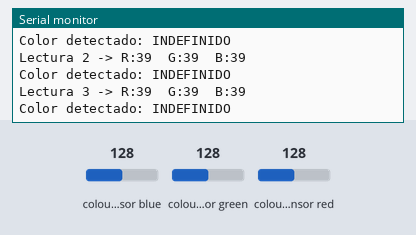
Bench run of a sketch on a simulated Arduino Mega 2560, built with avr-gcc and run on an emulated ATmega2560. Shown: the last lines printed to the serial monitor. Wiring (inferred from the names in the program): TCS3200 colour sensor: output pin 34; S2 pin 32; S3 pin 33; S0 pin 30; S1 pin 31. The test bench sets the inputs (shaded band); at power-on: colour sensor blue 128, colour sensor green 128, colour sensor red 128.

Above: at 1.2 s.
1.3 s: colour sensor blue set to 191
At 1.88 s:
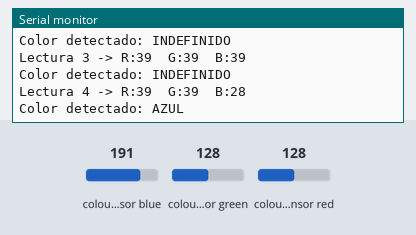
At 3.3 s:
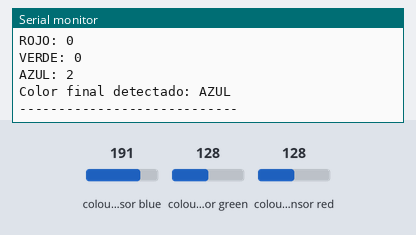
Timing chart, 0 to 4.8 s (numbered marks = the images above; inputs shaded):
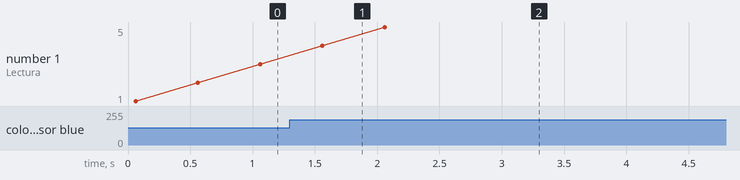

Measured:
- after the input at 1.3 s, the serial monitor: prints a new line after 0.26 s (image 1)

The sketch:

Sensor_color.ino
```cpp
// --- Pines asignados para Arduino Mega ---
#define S0 30
#define S1 31
#define S2 32
#define S3 33
#define OUT_PIN 34

// --- Variables para frecuencias ---
unsigned long redFreq, greenFreq, blueFreq;

// --- Variables para conteo ---
int redCount = 0;
int greenCount = 0;
int blueCount = 0;

void setup() {
  Serial.begin(9600);

  pinMode(S0, OUTPUT);
  pinMode(S1, OUTPUT);
  pinMode(S2, OUTPUT);
  pinMode(S3, OUTPUT);
  pinMode(OUT_PIN, INPUT);

  // Escala de frecuencia al 20%
  digitalWrite(S0, HIGH);
  digitalWrite(S1, LOW);

  Serial.println("Sensor TCS230 listo");
}

void loop() {
  redCount = greenCount = blueCount = 0; // reinicia los contadores

  Serial.println("\n--- Iniciando grupo de 5 lecturas ---");

  for (int i = 1; i <= 5; i++) {
    // --- Medir ROJO ---
    digitalWrite(S2, LOW);
    digitalWrite(S3, LOW);
    redFreq = pulseIn(OUT_PIN, LOW);

    // --- Medir VERDE ---
    digitalWrite(S2, HIGH);
    digitalWrite(S3, HIGH);
    greenFreq = pulseIn(OUT_PIN, LOW);

    // --- Medir AZUL ---
    digitalWrite(S2, LOW);
    digitalWrite(S3, HIGH);
    blueFreq = pulseIn(OUT_PIN, LOW);

    // Mostrar lectura actual
    Serial.print("Lectura ");
    Serial.print(i);
    Serial.print(" -> R:");
    Serial.print(redFreq);
    Serial.print("  G:");
    Serial.print(greenFreq);
    Serial.print("  B:");
    Serial.println(blueFreq);

    // Determinar color dominante en esta lectura
    String colorLeido;
    if (redFreq < greenFreq && redFreq < blueFreq) {
      colorLeido = "ROJO";
      redCount++;
    } else if (greenFreq < redFreq && greenFreq < blueFreq) {
      colorLeido = "VERDE";
      greenCount++;
    } else if (blueFreq < redFreq && blueFreq < greenFreq) {
      colorLeido = "AZUL";
      blueCount++;
    } else {
      colorLeido = "INDEFINIDO";
    }

    Serial.print("Color detectado: ");
    Serial.println(colorLeido);
    delay(500); // pequeño retardo entre lecturas
  }

  // --- Evaluar cuál color predominó ---
  Serial.println("\nResultado del grupo de 5 lecturas:");
  Serial.print("ROJO: "); Serial.println(redCount);
  Serial.print("VERDE: "); Serial.println(greenCount);
  Serial.print("AZUL: "); Serial.println(blueCount);

  if (redCount > greenCount && redCount > blueCount) {
    Serial.println("Color final detectado: ROJO");
  } else if (greenCount > redCount && greenCount > blueCount) {
    Serial.println("Color final detectado: VERDE");
  } else if (blueCount > redCount && blueCount > greenCount) {
    Serial.println("Color final detectado: AZUL");
  } else {
    Serial.println("Color final: INDEFINIDO o MEZCLA");
  }

  Serial.println("----------------------------");

  // Espera 5 segundos antes del siguiente grupo de lecturas
  delay(5000);
}
```
